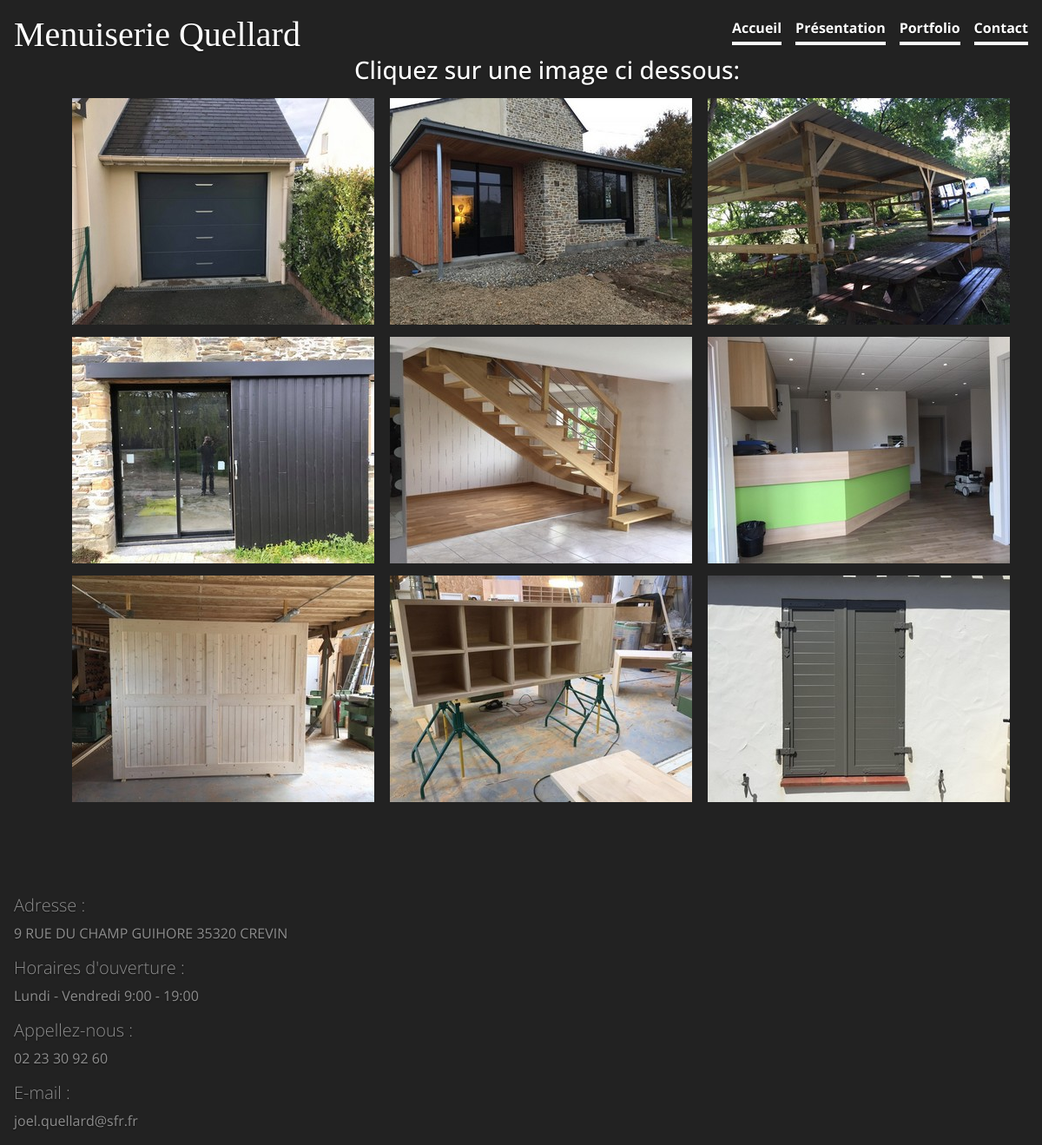
Page /index.php?action=showPortfolio on the committed database.
### tables this page shows
CREATE TABLE IF NOT EXISTS `portfolio` (
  `id` int(11) NOT NULL AUTO_INCREMENT,
  `petite_image` varchar(255) NOT NULL,
  `grande_image` varchar(255) NOT NULL,
  PRIMARY KEY (`id`)
);

CREATE TABLE IF NOT EXISTS `footer` (
  `id` int(11) NOT NULL AUTO_INCREMENT,
  `adresse` text NOT NULL,
  `horaires` text NOT NULL,
  `numero` text NOT NULL,
  `mail` text NOT NULL,
  PRIMARY KEY (`id`)
);

### controller/Home.php (called while the page is built, shortened)
<?php
require_once(MODEL.'TextManager.php');
class Home
{
    public function showPortfolio()
    {
        $textManager = new P5OC\site\Model\TextManager();
        $footer = $textManager->showFooter();
        $images = $textManager->getImages();
        require(VIEW.'portfolio.php');
    }
}

### model/TextManager.php (called while the page is built, shortened)
<?php
class TextManager extends Manager
{
    public function showFooter()
    {
        $db = $this->dbConnect();
        $req = $db->prepare('SELECT adresse, horaires, numero, mail FROM footer');
        $req->execute();
        $footer = $req->fetch();
        return $footer;
    }
    public function getImages()
    {
        $db = $this->dbConnect();
        $req = $db->prepare('SELECT id, petite_image, grande_image FROM portfolio ORDER BY id');
        $req->execute();
        return $req;
    }
}

### view/portfolio.php (the view, shortened to what this page needs)
<div class="cover-container d-flex h-100 p-3 mx-auto flex-column">
    <header class="masthead mb-auto">
            <div class="inner">
            <h1 class="masthead-brand">Menuiserie Quellard</h1>
            <nav class="nav nav-masthead justify-content-center">
                <a class="nav-link active" href="index.php?action=showHome">Accueil</a>
                <a class="nav-link active" href="index.php?action=showPresentation">Présentation</a>
                <a class="nav-link active" href="index.php?action=showPortfolio">Portfolio</a>
                <a class="nav-link active" href="index.php?action=showContact">Contact</a>
            </nav>
            </div>
    </header>
    <section class="sectionPortfolio">
        <div style="text-align:center">
            <h3>Cliquez sur une image ci dessous:</h3>
        </div>
        <div id="lightgallery" class="portfolio">
            <?php while ($image = $images->fetch())
            {
            ?>
                <a href="assets/img/<?= $image['petite_image'] ?>" alt="photo-portfolio">
                    <img class="imgPortfolio" src="assets/img/<?= $image['grande_image'] ?>" alt="photo-portfolio" />
                </a>
            <?php
            }
            ?>
        </div>
    </section>
    <footer class="mastfoot mt-auto">
        <div class="inner">
        <h4 class="lead"> Adresse : </h4>
            <p> <?php echo $footer['adresse'] ?> </p>
            <h4 class="lead"> Horaires d'ouverture : </h4>
            <p> <?php echo $footer['horaires'] ?> </p>
            <h4 class="lead"> Appellez-nous : </h4>
            <p> <?php echo $footer['numero'] ?> </p>
            <h4 class="lead"> E-mail : </h4>
            <p> <?php echo $footer['mail'] ?> </p>
        </div>
    </footer>
</div>
<?php $content = ob_get_clean(); ?>
<?php require(VIEW.'template.php'); ?>

### index.php (shortened to what this page needs)
<?php
require_once(CONTROLLER.'Home.php');
try
{
    if(isset($_GET['action']))
    {
        $action = $_GET['action'];
    }
    else
    {
        $home = new Home;
        $home->showHome();
    }
    if(isset($action))
    {
        $home = new Home;
        switch ($action)
        {
            case "showPortfolio":
            $home->showPortfolio();
            break;
        }
    }
}
catch(Exception $e)
{
    echo 'Erreur : ' . $e->getMessage();
}
?>

### view/template.php (shortened to what this page needs)
<!DOCTYPE html>
<html>
    <head>
        <link rel="stylesheet" href="https://use.fontawesome.com/releases/v5.7.1/css/all.css">
        <link href="<?php echo ASSETS;?>bootstrap.min.css" rel="stylesheet" />
        <link rel="stylesheet" href="https://unpkg.com/leaflet@1.4.0/dist/leaflet.css" />
        <link type="text/css" rel="stylesheet" href="<?php echo ASSETS;?>lightGallery.css" />
        <link href="<?php echo ASSETS;?>style.css" rel="stylesheet" />
    </head>
    <body>
        <?= $content ?>
    </body>
</html>

### assets/css/style.css (style rules this page uses)
a, a:focus, a:hover { color: #fff; }
html, body { height: 100%; background-color: #222; font-family: 'Open Sans', sans-serif; }
body { display: -ms-flexbox; display: -webkit-box; display: flex; -ms-flex-pack: center; -webkit-box-pack: center; justify-content: center; color: #fff; text-shadow: 0 .05rem .1rem rgba(0, 0, 0, .5); }
.cover-container { max-width: 75em; }
.masthead { margin-bottom: 2rem; }
.masthead-brand { margin-bottom: 0; font-family: 'Cinzel Decorative', cursive; }
.nav-masthead .nav-link { padding: .25rem 0; font-weight: 700; color: rgba(255, 255, 255, .5); background-color: transparent; border-bottom: .25rem solid transparent; }
.nav-masthead .nav-link + .nav-link { margin-left: 1rem; }
.nav-masthead .active { color: #fff; border-bottom-color: #fff; }
@media (min-width: 48em) { .masthead-brand { float: left; } }
@media (min-width: 48em) { .nav-masthead { float: right; } }
.mastfoot { color: rgba(255, 255, 255, .5); }
.imgPortfolio { padding: 7px; }
.portfolio { margin-bottom: 100px; }
.active, .dot:hover { background-color: lightgrey; }
.sectionPortfolio { margin-left: 60px; }

### rows in the picture
portfolio: grande_image (picture)
portfolio: grande_image (picture)
portfolio: grande_image (picture)
portfolio: grande_image (picture)
portfolio: grande_image (picture)
portfolio: grande_image (picture)
portfolio: grande_image (picture)
portfolio: grande_image (picture)
portfolio: grande_image (picture)
footer: adresse "9 RUE DU CHAMP GUIHORE 35320 CREVIN", horaires "Lundi - Vendredi 9:00 - 19:00", numero "02 23 30 92 60", mail "joel.quellard@sfr.fr"
